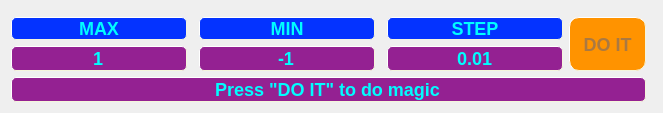
      <widget class="QWidget" name="Graph">
       <property name="autoFillBackground">
        <bool>true</bool>
       </property>
       <attribute name="title">
        <string>Graph</string>
       </attribute>
       <layout class="QGridLayout" name="gridLayout_6">
        <item row="3" column="5">
         <widget class="QLineEdit" name="str_x_step">
          <property name="sizePolicy">
           <sizepolicy hsizetype="Expanding" vsizetype="Expanding">
            <horstretch>0</horstretch>
            <verstretch>0</verstretch>
           </sizepolicy>
          </property>
          <property name="minimumSize">
           <size>
            <width>70</width>
            <height>0</height>
           </size>
          </property>
          <property name="maximumSize">
           <size>
            <width>16777215</width>
            <height>40</height>
           </size>
          </property>
          <property name="font">
           <font>
            <pointsize>-1</pointsize>
            <italic>false</italic>
            <bold>true</bold>
           </font>
          </property>
          <property name="styleSheet">
           <string notr="true">background-color: rgb(148, 33, 146);
	color: rgb(0, 253, 255);
     border-style: outset;
     border-width: 1px;
     border-radius: 5px;
     border-color: beige;
     font: bold 18px;

</string>
          </property>
          <property name="text">
           <string>0.01</string>
          </property>
          <property name="maxLength">
           <number>256</number>
          </property>
          <property name="alignment">
           <set>Qt::AlignCenter</set>
          </property>
         </widget>
        </item>
        <item row="3" column="3">
         <widget class="QLineEdit" name="str_x_min">
          <property name="sizePolicy">
           <sizepolicy hsizetype="Expanding" vsizetype="Expanding">
            <horstretch>0</horstretch>
            <verstretch>0</verstretch>
           </sizepolicy>
          </property>
          <property name="minimumSize">
           <size>
            <width>70</width>
            <height>0</height>
           </size>
          </property>
          <property name="maximumSize">
           <size>
            <width>16777215</width>
            <height>40</height>
           </size>
          </property>
          <property name="font">
           <font>
            <pointsize>-1</pointsize>
            <italic>false</italic>
            <bold>true</bold>
           </font>
          </property>
          <property name="styleSheet">
           <string notr="true">background-color: rgb(148, 33, 146);
	color: rgb(0, 253, 255);
     border-style: outset;
     border-width: 1px;
     border-radius: 5px;
     border-color: beige;
     font: bold 18px;

</string>
          </property>
          <property name="text">
           <string>-1</string>
          </property>
          <property name="maxLength">
           <number>256</number>
          </property>
          <property name="alignment">
           <set>Qt::AlignCenter</set>
          </property>
         </widget>
        </item>
        <item row="2" column="3">
         <widget class="QLabel" name="label_2">
          <property name="sizePolicy">
           <sizepolicy hsizetype="Expanding" vsizetype="MinimumExpanding">
            <horstretch>0</horstretch>
            <verstretch>0</verstretch>
           </sizepolicy>
          </property>
          <property name="maximumSize">
           <size>
            <width>16777215</width>
            <height>40</height>
           </size>
          </property>
          <property name="styleSheet">
           <string notr="true">background-color: rgb(4, 51, 255);
	color: rgb(0, 253, 255);
     border-style: outset;
     border-width: 1px;
     border-radius: 5px;
     border-color: beige;
     font: bold 18px;


</string>
          </property>
          <property name="text">
           <string>MIN</string>
          </property>
          <property name="alignment">
           <set>Qt::AlignCenter</set>
          </property>
         </widget>
        </item>
        <item row="2" column="1">
         <widget class="QLabel" name="label_3">
          <property name="sizePolicy">
           <sizepolicy hsizetype="Expanding" vsizetype="MinimumExpanding">
            <horstretch>0</horstretch>
            <verstretch>0</verstretch>
           </sizepolicy>
          </property>
          <property name="maximumSize">
           <size>
            <width>16777215</width>
            <height>40</height>
           </size>
          </property>
          <property name="styleSheet">
           <string notr="true">background-color: rgb(4, 51, 255);
	color: rgb(0, 253, 255);
     border-style: outset;
     border-width: 1px;
     border-radius: 5px;
     border-color: beige;
     font: bold 18px;


</string>
          </property>
          <property name="text">
           <string>MAX</string>
          </property>
          <property name="alignment">
           <set>Qt::AlignCenter</set>
          </property>
         </widget>
        </item>
        <item row="3" column="1">
         <widget class="QLineEdit" name="str_x_max">
          <property name="sizePolicy">
           <sizepolicy hsizetype="Expanding" vsizetype="Expanding">
            <horstretch>0</horstretch>
            <verstretch>0</verstretch>
           </sizepolicy>
          </property>
          <property name="minimumSize">
           <size>
            <width>70</width>
            <height>0</height>
           </size>
          </property>
          <property name="maximumSize">
           <size>
            <width>16777215</width>
            <height>40</height>
           </size>
          </property>
          <property name="font">
           <font>
            <pointsize>-1</pointsize>
            <italic>false</italic>
            <bold>true</bold>
           </font>
          </property>
          <property name="styleSheet">
           <string notr="true">background-color: rgb(148, 33, 146);
	color: rgb(0, 253, 255);
     border-style: outset;
     border-width: 1px;
     border-radius: 5px;
     border-color: beige;
     font: bold 18px;

</string>
          </property>
          <property name="text">
           <string>1</string>
          </property>
          <property name="maxLength">
           <number>256</number>
          </property>
          <property name="alignment">
           <set>Qt::AlignCenter</set>
          </property>
         </widget>
        </item>
        <item row="2" column="5">
         <widget class="QLabel" name="label">
          <property name="sizePolicy">
           <sizepolicy hsizetype="Expanding" vsizetype="Expanding">
            <horstretch>0</horstretch>
            <verstretch>0</verstretch>
           </sizepolicy>
          </property>
          <property name="maximumSize">
           <size>
            <width>16777215</width>
            <height>40</height>
           </size>
          </property>
          <property name="styleSheet">
           <string notr="true">background-color: rgb(4, 51, 255);
	color: rgb(0, 253, 255);
     border-style: outset;
     border-width: 1px;
     border-radius: 5px;
     border-color: beige;
     font: bold 18px;


</string>
          </property>
          <property name="text">
           <string>STEP</string>
          </property>
          <property name="alignment">
           <set>Qt::AlignCenter</set>
          </property>
         </widget>
        </item>
        <item row="0" column="1" colspan="7">
         <widget class="QCustomPlot" name="Graph_plot" native="true">
          <property name="palette">
           <palette>
            <active>
             <colorrole role="Base">
              <brush brushstyle="SolidPattern">
               <color alpha="255">
                <red>255</red>
                <green>255</green>
                <blue>255</blue>
               </color>
              </brush>
             </colorrole>
             <colorrole role="Window">
              <brush brushstyle="SolidPattern">
               <color alpha="255">
                <red>0</red>
                <green>0</green>
                <blue>0</blue>
               </color>
              </brush>
             </colorrole>
             <colorrole role="HighlightedText">
              <brush brushstyle="SolidPattern">
               <color alpha="255">
                <red>255</red>
                <green>255</green>
                <blue>255</blue>
               </color>
              </brush>
             </colorrole>
            </active>
            <inactive>
             <colorrole role="Base">
              <brush brushstyle="SolidPattern">
               <color alpha="255">
                <red>255</red>
                <green>255</green>
                <blue>255</blue>
               </color>
              </brush>
             </colorrole>
             <colorrole role="Window">
              <brush brushstyle="SolidPattern">
               <color alpha="255">
                <red>0</red>
                <green>0</green>
                <blue>0</blue>
               </color>
              </brush>
             </colorrole>
             <colorrole role="HighlightedText">
              <brush brushstyle="SolidPattern">
               <color alpha="255">
                <red>255</red>
                <green>255</green>
                <blue>255</blue>
               </color>
              </brush>
             </colorrole>
            </inactive>
            <disabled>
             <colorrole role="Base">
              <brush brushstyle="SolidPattern">
               <color alpha="255">
                <red>239</red>
                <green>239</green>
                <blue>239</blue>
               </color>
              </brush>
             </colorrole>
             <colorrole role="Window">
              <brush brushstyle="SolidPattern">
               <color alpha="255">
                <red>0</red>
                <green>0</green>
                <blue>0</blue>
               </color>
              </brush>
             </colorrole>
             <colorrole role="HighlightedText">
              <brush brushstyle="SolidPattern">
               <color alpha="255">
                <red>255</red>
                <green>255</green>
                <blue>255</blue>
               </color>
              </brush>
             </colorrole>
            </disabled>
           </palette>
          </property>
          <property name="autoFillBackground">
           <bool>false</bool>
          </property>
          <property name="styleSheet">
           <string notr="true"/>
          </property>
         </widget>
        </item>
        <item row="2" column="6" rowspan="2">
         <widget class="QPushButton" name="but_graph">
          <property name="sizePolicy">
           <sizepolicy hsizetype="Expanding" vsizetype="Expanding">
            <horstretch>0</horstretch>
            <verstretch>0</verstretch>
           </sizepolicy>
          </property>
          <property name="minimumSize">
           <size>
            <width>77</width>
            <height>0</height>
           </size>
          </property>
          <property name="maximumSize">
           <size>
            <width>16777215</width>
            <height>1666666</height>
           </size>
          </property>
          <property name="styleSheet">
           <string notr="true">QPushButton {
background-color: rgb(255, 147, 0);
	color: rgb(170, 121, 66);
     border-style: outset;
     border-width: 1px;
     border-radius: 10px;
     border-color: beige;
     font: bold 18px;
     min-width: 3em;
     padding: 6px;
}
 QPushButton:pressed {
     background-color: qradialgradient(spread:repeat, cx:0.5, cy:0.5, radius:0.077, fx:0.5, fy:0.5, stop:0 rgb(0, 249, 0), stop:0.497326 rgb(255, 38, 0), stop:1 rgb(169, 255, 147));
     border-style: inset;
	color: rgb(4, 51, 255)
 }


</string>
          </property>
          <property name="text">
           <string>DO IT</string>
          </property>
         </widget>
        </item>
        <item row="4" column="1" colspan="6">
         <widget class="QLineEdit" name="str_err">
          <property name="sizePolicy">
           <sizepolicy hsizetype="Expanding" vsizetype="Expanding">
            <horstretch>0</horstretch>
            <verstretch>0</verstretch>
           </sizepolicy>
          </property>
          <property name="minimumSize">
           <size>
            <width>0</width>
            <height>0</height>
           </size>
          </property>
          <property name="maximumSize">
           <size>
            <width>16777215</width>
            <height>40</height>
           </size>
          </property>
          <property name="font">
           <font>
            <pointsize>-1</pointsize>
            <italic>false</italic>
            <bold>true</bold>
           </font>
          </property>
          <property name="styleSheet">
           <string notr="true">background-color: rgb(148, 33, 146);
	color: rgb(0, 253, 255);
     border-style: outset;
     border-width: 1px;
     border-radius: 5px;
     border-color: beige;
     font: bold 18px;

</string>
          </property>
          <property name="text">
           <string>Press &quot;DO IT&quot; to do magic</string>
          </property>
          <property name="alignment">
           <set>Qt::AlignCenter</set>
          </property>
          <property name="readOnly">
           <bool>true</bool>
          </property>
         </widget>
        </item>
       </layout>
      </widget>
